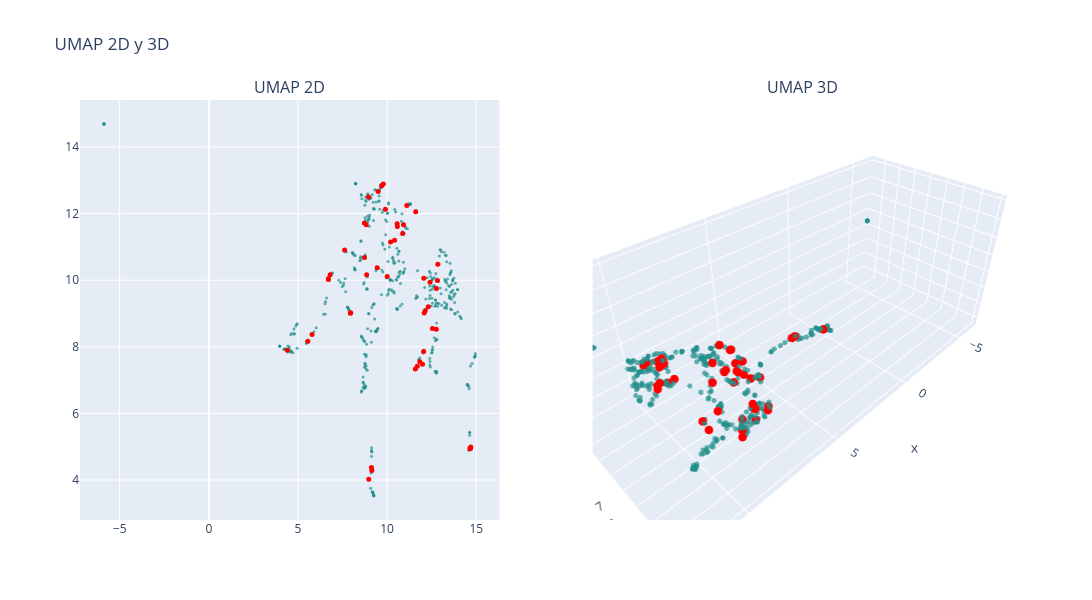

The cell this chart's notebook holds for it:
### Markdown cell above
### UMAP

### Code cell
# n_neighbors = 200
# n_neighbors = int(len(df) / k)

# n_neighbors = 200
n_neighbors = 50 # 6.5x minutos, resultado: vision mas global, no se distinguen tanto los clusters
# n_neighbors = 20 # 2.5x minutos, resultado: no se distinguen los clusters
# n_neighbors = 10 # 1.5x minutos, resultado: puntos muy juntos, se distinguen los clusters
n_neighbors = 5 # x minutos, resultado: se distinguen bien los clusters, se ven un poco desconectados

min_dist = 0

# UMAP 2D
reducer_2d = umap.UMAP(n_neighbors=n_neighbors, min_dist=min_dist, n_components=2, random_state=0, metric='cosine')
embedding_2d = reducer_2d.fit_transform(df_vectorized)
df['umap2d_1'] = embedding_2d[:, 0]
df['umap2d_2'] = embedding_2d[:, 1]

# UMAP 3D
reducer_3d = umap.UMAP(n_neighbors=n_neighbors, min_dist=min_dist, n_components=3, random_state=0, metric='cosine')
embedding_3d = reducer_3d.fit_transform(df_vectorized)
df['umap3d_1'] = embedding_3d[:, 0]
df['umap3d_2'] = embedding_3d[:, 1]
df['umap3d_3'] = embedding_3d[:, 2]

# Graficar
colors = np.ones(len(df))  # Color base
colors_knn = np.zeros(len(df))  # Color para los KNN
colors_knn[knn_idxs[0]] = 1  # Resaltar los KNN

fig = make_subplots(rows=1, cols=2, subplot_titles=("UMAP 2D", "UMAP 3D"), 
                    specs=[[{"type": "scatter"}, {"type": "scatter3d"}]])

# Puntos normales (fondo)
fig.add_trace(
    go.Scatter(x=df['umap2d_1'], y=df['umap2d_2'], mode='markers',
               marker=dict(color=colors, colorscale='Viridis', size=3, opacity=0.7), 
               text=data['title'],
               hovertemplate="Titulo: %{text}<br>x: %{x}<br>y: %{y}<extra></extra>"),
    row=1, col=1)

# Puntos resaltados (delante)
fig.add_trace(
    go.Scatter(x=df.loc[knn_idxs[0], 'umap2d_1'], 
               y=df.loc[knn_idxs[0], 'umap2d_2'], 
               mode='markers',
               marker=dict(color='red', size=5, opacity=1), 
               text=data.loc[knn_idxs[0], 'title'], 
               hovertemplate="Titulo: %{text}<br>x: %{x}<br>y: %{y}<extra></extra>"),
    row=1, col=1)

# Puntos normales en 3D (fondo)
fig.add_trace(
    go.Scatter3d(x=df['umap3d_1'], y=df['umap3d_2'], z=df['umap3d_3'], mode='markers',
                 marker=dict(color=colors, colorscale='Viridis', size=3, opacity=0.7), 
                 text=data['title'],
                 hovertemplate="Cluster: %{text}<br>x: %{x}<br>y: %{y}<br>z: %{z}<extra></extra>"),
    row=1, col=2)

# Puntos resaltados en 3D (delante)
fig.add_trace(
    go.Scatter3d(x=df.loc[knn_idxs[0], 'umap3d_1'],
                 y=df.loc[knn_idxs[0], 'umap3d_2'],
                 z=df.loc[knn_idxs[0], 'umap3d_3'],
                 mode='markers',
                 marker=dict(color='red', size=5, opacity=1), 
                 text=data.loc[knn_idxs[0], 'title'], 
                 hovertemplate="Cluster: %{text}<br>x: %{x}<br>y: %{y}<br>z: %{z}<extra></extra>"),
    row=1, col=2)

fig.update_layout(height=600, width=1200, title_text="UMAP 2D y 3D", showlegend=False)
fig.show()

### Figure 1 — Plotly figure (JSON) as saved in the notebook; plotly's stock layout.template omitted (floating-point values rounded to 4 significant figures; data arrays with more than 128 entries replaced by an {"elided": "..."} marker saying what was removed)
{"data": [{"hovertemplate": "Titulo: %{text}<br>x: %{x}<br>y: %{y}<extra></extra>", "marker": {"color": {"elided": "500 float values"}, "colorscale": [[0, "#440154"], [0.1111, "#482878"], [0.2222, "#3e4989"], [0.3333, "#31688e"], [0.4444, "#26828e"], [0.5556, "#1f9e89"], [0.6667, "#35b779"], [0.7778, "#6ece58"], [0.8889, "#b5de2b"], [1, "#fde725"]], "opacity": 0.7, "size": 3}, "mode": "markers", "text": {"elided": "500 str values"}, "type": "scatter", "x": {"elided": "500 float values"}, "xaxis": "x", "y": {"elided": "500 float values"}, "yaxis": "y"}, {"hovertemplate": "Titulo: %{text}<br>x: %{x}<br>y: %{y}<extra></extra>", "marker": {"color": "red", "opacity": 1, "size": 5}, "mode": "markers", "text": ["detailed modelling and control of a modular multilevel converter with full bridge submodules in a multi terminal high voltage dc network", "model free sequential predictive control for mmc with variable candidate set", "an extended level model predictive control method with reduced current thd for modular multilevel converter battery energy storage system", "model predictive control of modular multilevel converter based on equivalent current decomposition model", "a distributed control strategy for mmc with low capacitor voltage transmission requirement", "research on control strategy of mmc dc transmission system", "research on coordinated control strategy of modular multilevel converter system", "modulated model predictive control of power electronics transformer based on isolated modular multilevel converter", "effects of control on the dc impedance of modular multilevel converters", "common mode insertion indices compensation with capacitor voltages feedforward to suppress circulating current of mmcs", "compound control strategy of active power filter based on modular multilevel converter", "wide frequency range control strategy of modular multilevel matrix converter based on fcs mpc", "distributed control strategy based on a consensus algorithm for the inter cell and inter cluster voltage balancing of a cascaded h bridge based statcom", "minimization of the capacitor voltage fluctuations of a modular multilevel converter by circulating current control", "predictive control algorithm to achieve power balance of cascaded h bridge converters", "methods for utilization of mmc vsc hvdc for power oscillation damping", "capacitor voltage balancing and circulating current suppression of modular multi level converters under unbalanced load condition", "analysis of oscillations in wind farms integrated into the grid through flexible direct current transmission systems", "a new approach to the modulation and dc link balancing strategy of modular multilevel ac ac converters", "analysis of active power control for vsc hvdc", "auxiliary power supply for medium voltage power converters topology and control", "virtual inertia based control strategy for stable operation of a weak grid using modular multilevel converter", "predictive current control of ac ac modular multilevel converters", "circulating current suppression for modular multilevel converter based on predictive control", "sliding mode control of the mmc based power system", "a hierarchical energy balance control method for m3c based on injecting output frequency circulating currents", "an innovative single cell based injection method to improve efficiency and reliability of mmc with low implementation burden", "control of loop power controller applying hexagonal modular multi level converter", "tuning free dpc for eto based mmc hvdc system with unbalance fault ride through capability", "comparison of pir and mpc control schemes to reduce circulating current in a modular multilevel converter terminal", "study on control strategy of power electronic transformer based on modular multilevel converter", "predictive power control of modular multilevel converter for wind energy integration via hvdc", "research on control strategy of m3c matrix converter system", "predictive control of ac ac modular multilevel converters", "predictive control for an asymmetric multilevel converter for pv energy injection", "vector control of a modular multilevel matrix converter operating over the full output frequency range", "enhancing control of a 21 level modular multilevel converter through grid based model predictive current control", "model predictive control for a 27 level asymmetric multilevel static compensator", "power flow control using modular multilevel converter for 3 phase ac ac conversion", "closed loop vector control of the modular multilevel matrix converter for equal input output operating frequencies", "inter cluster power control of modular multilevel converters with integrated battery energy storage for electric vehicle low voltage operation", "modular multilevel converters recent achievements and challenges", "new topology of modular multilevel cascade converter with model predictive control", "model predictive control of modular multilevel matrix converter", "a capacitor voltage balancing strategy with minimized ac circulating current for the dc dc modular multilevel converter", "capacitor voltage round robin transmission modes for mmc distributed control systems", "distributed control for a modular multilevel converter", "modeling and control of a modular multilevel converter for medium voltage drives rectifier applications", "decoupled current model and control of modular multilevel converters", "an improved control system for modular multilevel converters featuring new modulation strategy and voltage balancing control"], "type": "scatter", "x": [12.06, 12.76, 7.958, 12.41, 14.66, 11.1, 6.706, 9.119, 4.403, 9.904, 9.498, 11.99, 14.69, 8.824, 12.54, 5.789, 9.788, 5.554, 9.442, 6.705, 9.146, 7.616, 12.08, 8.967, 6.805, 10.92, 8.725, 10.58, 9.693, 11.6, 8.97, 10.88, 11.84, 12.14, 12.84, 11.58, 12.77, 12.82, 10.56, 11.69, 7.938, 10.42, 12.31, 12.05, 8.728, 14.66, 14.66, 8.851, 10.19, 10.01], "xaxis": "x", "y": [10.06, 8.525, 9.026, 9.936, 4.954, 12.24, 10.02, 4.377, 7.895, 12.13, 12.66, 7.476, 4.989, 11.67, 8.548, 8.372, 12.89, 8.167, 10.37, 10.04, 4.286, 10.91, 9.017, 12.5, 10.17, 11.67, 11.71, 11.61, 12.84, 12.05, 4.025, 11.4, 7.55, 9.083, 10.48, 7.334, 9.752, 9.991, 11.69, 7.42, 9.006, 11.2, 9.202, 7.861, 10.68, 4.941, 4.953, 10.16, 11.15, 10.11], "yaxis": "y"}, {"hovertemplate": "Cluster: %{text}<br>x: %{x}<br>y: %{y}<br>z: %{z}<extra></extra>", "marker": {"color": {"elided": "500 float values"}, "colorscale": [[0, "#440154"], [0.1111, "#482878"], [0.2222, "#3e4989"], [0.3333, "#31688e"], [0.4444, "#26828e"], [0.5556, "#1f9e89"], [0.6667, "#35b779"], [0.7778, "#6ece58"], [0.8889, "#b5de2b"], [1, "#fde725"]], "opacity": 0.7, "size": 3}, "mode": "markers", "scene": "scene", "text": {"elided": "500 str values"}, "type": "scatter3d", "x": {"elided": "500 float values"}, "y": {"elided": "500 float values"}, "z": {"elided": "500 float values"}}, {"hovertemplate": "Cluster: %{text}<br>x: %{x}<br>y: %{y}<br>z: %{z}<extra></extra>", "marker": {"color": "red", "opacity": 1, "size": 5}, "mode": "markers", "scene": "scene", "text": ["detailed modelling and control of a modular multilevel converter with full bridge submodules in a multi terminal high voltage dc network", "model free sequential predictive control for mmc with variable candidate set", "an extended level model predictive control method with reduced current thd for modular multilevel converter battery energy storage system", "model predictive control of modular multilevel converter based on equivalent current decomposition model", "a distributed control strategy for mmc with low capacitor voltage transmission requirement", "research on control strategy of mmc dc transmission system", "research on coordinated control strategy of modular multilevel converter system", "modulated model predictive control of power electronics transformer based on isolated modular multilevel converter", "effects of control on the dc impedance of modular multilevel converters", "common mode insertion indices compensation with capacitor voltages feedforward to suppress circulating current of mmcs", "compound control strategy of active power filter based on modular multilevel converter", "wide frequency range control strategy of modular multilevel matrix converter based on fcs mpc", "distributed control strategy based on a consensus algorithm for the inter cell and inter cluster voltage balancing of a cascaded h bridge based statcom", "minimization of the capacitor voltage fluctuations of a modular multilevel converter by circulating current control", "predictive control algorithm to achieve power balance of cascaded h bridge converters", "methods for utilization of mmc vsc hvdc for power oscillation damping", "capacitor voltage balancing and circulating current suppression of modular multi level converters under unbalanced load condition", "analysis of oscillations in wind farms integrated into the grid through flexible direct current transmission systems", "a new approach to the modulation and dc link balancing strategy of modular multilevel ac ac converters", "analysis of active power control for vsc hvdc", "auxiliary power supply for medium voltage power converters topology and control", "virtual inertia based control strategy for stable operation of a weak grid using modular multilevel converter", "predictive current control of ac ac modular multilevel converters", "circulating current suppression for modular multilevel converter based on predictive control", "sliding mode control of the mmc based power system", "a hierarchical energy balance control method for m3c based on injecting output frequency circulating currents", "an innovative single cell based injection method to improve efficiency and reliability of mmc with low implementation burden", "control of loop power controller applying hexagonal modular multi level converter", "tuning free dpc for eto based mmc hvdc system with unbalance fault ride through capability", "comparison of pir and mpc control schemes to reduce circulating current in a modular multilevel converter terminal", "study on control strategy of power electronic transformer based on modular multilevel converter", "predictive power control of modular multilevel converter for wind energy integration via hvdc", "research on control strategy of m3c matrix converter system", "predictive control of ac ac modular multilevel converters", "predictive control for an asymmetric multilevel converter for pv energy injection", "vector control of a modular multilevel matrix converter operating over the full output frequency range", "enhancing control of a 21 level modular multilevel converter through grid based model predictive current control", "model predictive control for a 27 level asymmetric multilevel static compensator", "power flow control using modular multilevel converter for 3 phase ac ac conversion", "closed loop vector control of the modular multilevel matrix converter for equal input output operating frequencies", "inter cluster power control of modular multilevel converters with integrated battery energy storage for electric vehicle low voltage operation", "modular multilevel converters recent achievements and challenges", "new topology of modular multilevel cascade converter with model predictive control", "model predictive control of modular multilevel matrix converter", "a capacitor voltage balancing strategy with minimized ac circulating current for the dc dc modular multilevel converter", "capacitor voltage round robin transmission modes for mmc distributed control systems", "distributed control for a modular multilevel converter", "modeling and control of a modular multilevel converter for medium voltage drives rectifier applications", "decoupled current model and control of modular multilevel converters", "an improved control system for modular multilevel converters featuring new modulation strategy and voltage balancing control"], "type": "scatter3d", "x": [10.32, 11.45, 9.453, 10.58, 11.48, 9.124, 8.956, 7.031, 5.687, 8.45, 8.28, 11.37, 11.48, 9.179, 11.36, 6.8, 8.073, 6.725, 7.715, 8.915, 7.032, 6.879, 10.7, 8.373, 9.183, 8.361, 9.204, 8.521, 7.929, 9.718, 7.518, 8.509, 11.31, 10.72, 11.23, 11.37, 11.03, 11.19, 8.54, 11.34, 9.413, 8.587, 10.82, 11.3, 7.586, 11.48, 11.47, 9.275, 8.468, 8.478], "y": [8.049, 8.416, 7.965, 8.032, 3.325, 9.904, 9.655, 8.182, 10.85, 9.99, 9.903, 9.434, 3.325, 10.2, 8.486, 10.39, 10.38, 10.45, 8.6, 9.657, 8.159, 8.541, 8.301, 9.988, 9.405, 9.479, 10.22, 9.299, 10.25, 9.532, 7.938, 9.243, 9.485, 8.286, 8.571, 9.682, 8.396, 8.525, 9.393, 9.605, 8.281, 8.709, 8.169, 9.159, 8.852, 3.323, 3.328, 8.9, 8.416, 7.693], "z": [5.465, 7.045, 2.569, 5.446, 5.772, 5.751, 6.937, 1.681, 6.678, 4.279, 3.833, 7.815, 5.772, 3.621, 7.145, 6.65, 3.968, 6.715, 4.349, 6.931, 1.657, 3.611, 6.583, 3.371, 7.136, 5.963, 3.287, 5.487, 3.97, 5.885, 1.17, 5.819, 7.885, 6.562, 5.957, 7.969, 5.977, 6.05, 5.51, 7.911, 2.286, 5.2, 6.412, 7.556, 4.223, 5.773, 5.764, 3.709, 4.847, 4.857]}], "layout": {"annotations": [{"font": {"size": 16}, "showarrow": false, "text": "UMAP 2D", "x": 0.225, "xanchor": "center", "xref": "paper", "y": 1, "yanchor": "bottom", "yref": "paper"}, {"font": {"size": 16}, "showarrow": false, "text": "UMAP 3D", "x": 0.775, "xanchor": "center", "xref": "paper", "y": 1, "yanchor": "bottom", "yref": "paper"}], "height": 600, "scene": {"domain": {"x": [0.55, 1], "y": [0, 1]}}, "showlegend": false, "title": {"text": "UMAP 2D y 3D"}, "width": 1200, "xaxis": {"anchor": "y", "domain": [0, 0.45]}, "yaxis": {"anchor": "x", "domain": [0, 1]}}}
